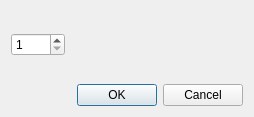
<?xml version="1.0" encoding="UTF-8"?>
<ui version="4.0">
 <class>NumRowColumnDialog</class>
 <widget class="QDialog" name="NumRowColumnDialog">
  <property name="geometry">
   <rect>
    <x>0</x>
    <y>0</y>
    <width>254</width>
    <height>117</height>
   </rect>
  </property>
  <property name="windowTitle">
   <string/>
  </property>
  <layout class="QVBoxLayout" name="verticalLayout">
   <item>
    <layout class="QHBoxLayout" name="horizontalLayout">
     <item>
      <widget class="QSpinBox" name="numSpinner">
       <property name="minimum">
        <number>1</number>
       </property>
       <property name="maximum">
        <number>1000</number>
       </property>
      </widget>
     </item>
     <item>
      <spacer name="horizontalSpacer">
       <property name="orientation">
        <enum>Qt::Horizontal</enum>
       </property>
       <property name="sizeHint" stdset="0">
        <size>
         <width>40</width>
         <height>20</height>
        </size>
       </property>
      </spacer>
     </item>
     <item>
      <widget class="QLabel" name="requestLabel">
       <property name="text">
        <string/>
       </property>
      </widget>
     </item>
    </layout>
   </item>
   <item>
    <widget class="QDialogButtonBox" name="buttonBox">
     <property name="orientation">
      <enum>Qt::Horizontal</enum>
     </property>
     <property name="standardButtons">
      <set>QDialogButtonBox::Cancel|QDialogButtonBox::Ok</set>
     </property>
    </widget>
   </item>
  </layout>
 </widget>
 <resources/>
 <connections>
  <connection>
   <sender>buttonBox</sender>
   <signal>accepted()</signal>
   <receiver>NumRowColumnDialog</receiver>
   <slot>accept()</slot>
   <hints>
    <hint type="sourcelabel">
     <x>248</x>
     <y>254</y>
    </hint>
    <hint type="destinationlabel">
     <x>157</x>
     <y>274</y>
    </hint>
   </hints>
  </connection>
  <connection>
   <sender>buttonBox</sender>
   <signal>rejected()</signal>
   <receiver>NumRowColumnDialog</receiver>
   <slot>reject()</slot>
   <hints>
    <hint type="sourcelabel">
     <x>316</x>
     <y>260</y>
    </hint>
    <hint type="destinationlabel">
     <x>286</x>
     <y>274</y>
    </hint>
   </hints>
  </connection>
 </connections>
</ui>
